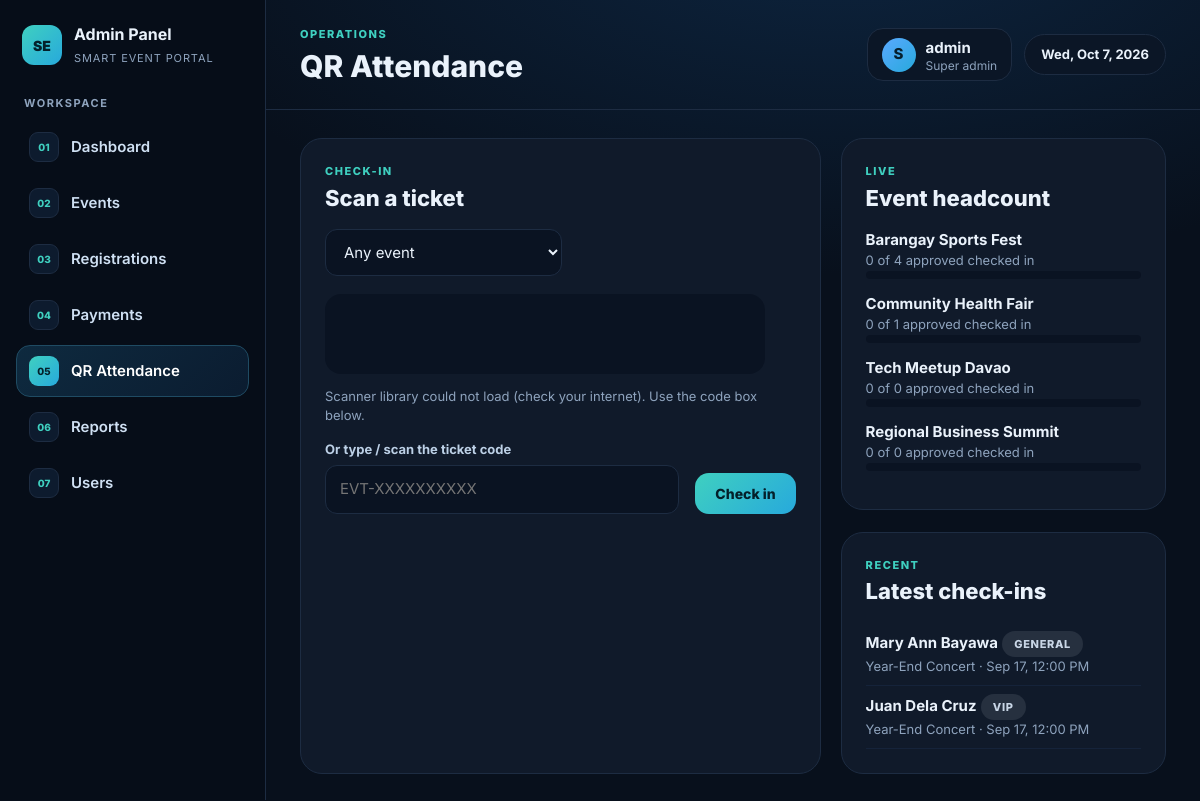
/admin/attendance.php (signed in), run on the app's committed database.
### tables this page shows
CREATE TABLE registrations (
  registration_id     INT AUTO_INCREMENT PRIMARY KEY,
  event_id            INT NOT NULL,
  user_id             INT NULL,
  attendee_name       VARCHAR(120) NOT NULL,
  email               VARCHAR(150) NOT NULL,
  phone               VARCHAR(40),
  ticket_type         ENUM('General','VIP') NOT NULL DEFAULT 'General',
  ticket_code         VARCHAR(30) NOT NULL UNIQUE,
  amount              DECIMAL(10,2) NOT NULL DEFAULT 0,
  payment_status      ENUM('Unpaid','Pending','Paid','Free','Refunded') NOT NULL DEFAULT 'Unpaid',
  registration_status ENUM('Pending','Approved','Rejected','Cancelled') NOT NULL DEFAULT 'Pending',
  attendance_status   ENUM('Not Attended','Attended') NOT NULL DEFAULT 'Not Attended',
  checked_in_at       DATETIME NULL,
  registration_date   TIMESTAMP DEFAULT CURRENT_TIMESTAMP,
  FOREIGN KEY (event_id) REFERENCES events(event_id) ON DELETE CASCADE,
  FOREIGN KEY (user_id)  REFERENCES users(id) ON DELETE SET NULL,
  INDEX (event_id, registration_status)
);

CREATE TABLE events (
  event_id    INT AUTO_INCREMENT PRIMARY KEY,
  event_name  VARCHAR(150) NOT NULL,
  description TEXT,
  event_date  DATE NOT NULL,
  event_time  TIME NOT NULL,
  location    VARCHAR(200) NOT NULL,
  capacity    INT NOT NULL DEFAULT 100,
  price       DECIMAL(10,2) NOT NULL DEFAULT 0,
  vip_price   DECIMAL(10,2) NOT NULL DEFAULT 0,
  status      ENUM('Upcoming','Ongoing','Completed','Cancelled') NOT NULL DEFAULT 'Upcoming',
  created_by  INT NULL,
  created_at  TIMESTAMP DEFAULT CURRENT_TIMESTAMP,
  FOREIGN KEY (created_by) REFERENCES users(id) ON DELETE SET NULL
);

### admin/attendance.php (the view, shortened to what this page needs)
<?php
require_once __DIR__ . '/../includes/layout.php';
$events = db()->query("SELECT event_id, event_name FROM events WHERE status IN ('Upcoming','Ongoing') ORDER BY event_date")->fetchAll();
$recent = db()->query("SELECT r.attendee_name, r.ticket_type, r.checked_in_at, e.event_name FROM registrations r JOIN events e ON e.event_id=r.event_id
                       WHERE r.attendance_status='Attended' ORDER BY r.checked_in_at DESC LIMIT 12")->fetchAll();
$cnt = db()->query("SELECT e.event_name, SUM(r.registration_status='Approved') ok, SUM(r.attendance_status='Attended') att FROM events e
                    LEFT JOIN registrations r ON r.event_id=e.event_id WHERE e.status IN ('Upcoming','Ongoing') GROUP BY e.event_id ORDER BY e.event_date")->fetchAll();
?>
<div class="grid-2">
  <div class="card">
    <div class="card-head"><div><div class="eyebrow">Check-in</div><h2>Scan a ticket</h2></div></div>
    <div class="toolbar"><select id="evfilter"><option value="0">Any event</option><?php foreach ($events as $e): ?><option value="<?= $e['event_id'] ?>"><?= h($e['event_name']) ?></option><?php endforeach; ?></select></div>
    <div id="reader"></div>
    <p class="muted small" id="camnote">Allow camera access when your browser asks. A USB barcode scanner also works: click the box below and scan.</p>
    <div class="form-grid" style="margin-top:14px;grid-template-columns:1fr auto;align-items:end">
      <div><label for="manual">Or type / scan the ticket code</label><input id="manual" placeholder="EVT-XXXXXXXXXX" autocomplete="off"></div>
      <button class="btn btn-primary" id="manualBtn" type="button">Check in</button>
    </div>
  </div>
  <div>
    <div class="card"><div class="card-head"><div><div class="eyebrow">Live</div><h2>Event headcount</h2></div></div>
      <?php foreach ($cnt as $c): ?><div style="margin-bottom:14px"><b><?= h($c['event_name']) ?></b><div class="muted small"><?= (int)$c['att'] ?> of <?= (int)$c['ok'] ?> approved checked in</div><?= bar((int)$c['att'], (int)$c['ok']) ?></div><?php endforeach; if (!$cnt) echo '<p class="muted">No active events.</p>'; ?></div>
    <div class="card"><div class="card-head"><div><div class="eyebrow">Recent</div><h2>Latest check-ins</h2></div></div>
      <?php foreach ($recent as $r): ?><div style="padding:8px 0;border-bottom:1px solid #15233a"><b><?= h($r['attendee_name']) ?></b> <?= badge($r['ticket_type']) ?><div class="muted small"><?= h($r['event_name']) ?> &middot; <?= date('M j, g:i A', strtotime($r['checked_in_at'])) ?></div></div><?php endforeach; if (!$recent) echo '<p class="muted">Nobody checked in yet.</p>'; ?></div>
  </div>
</div>

### config.php (shortened to what this page needs)
<?php
function db(): PDO {
    static $pdo = null;
    if ($pdo === null) {
        $pdo = new PDO(
            'mysql:host=' . DB_HOST . ';dbname=' . DB_NAME . ';charset=utf8mb4',
            DB_USER, DB_PASS,
            [
                PDO::ATTR_ERRMODE => PDO::ERRMODE_EXCEPTION,
                PDO::ATTR_DEFAULT_FETCH_MODE => PDO::FETCH_ASSOC,
                PDO::ATTR_EMULATE_PREPARES => false,
            ]
        );
    }
    return $pdo;
}
function h($v): string { return htmlspecialchars((string)$v, ENT_QUOTES, 'UTF-8'); }
function badge(string $text): string {
    $map = [
        'Approved'=>'b-green','Paid'=>'b-green','Free'=>'b-green','Verified'=>'b-green','Attended'=>'b-green','Upcoming'=>'b-blue','Ongoing'=>'b-green',
        'Pending'=>'b-amber','Unpaid'=>'b-amber','Not Attended'=>'b-gray','Completed'=>'b-gray',
        'Rejected'=>'b-red','Cancelled'=>'b-red','Refunded'=>'b-red',
    ];
    return '<span class="badge ' . ($map[$text] ?? '') . '">' . h($text) . '</span>';
}
function bar(int $taken, int $cap): string {
    $pct = $cap > 0 ? min(100, round($taken / $cap * 100)) : 0;
    return '<div class="bar"><i class="' . ($pct >= 100 ? 'full' : '') . '" style="width:' . $pct . '%"></i></div>';
}

### assets/style.css (style rules this page uses)
:root { --bg:#08101c; --side:#060d18; --card:#101a2a; --line:#1d2c42; --text:#eaf2fb; --muted:#8ea3bd; --teal:#3fd0c0; --cyan:#27a9dc; --blue:#5aa9ff; --amber:#f6c344; --red:#ff6b7a; --green:#4fd69c; --r:18px; }
* { box-sizing:border-box }
html,body { margin:0 }
body { background:radial-gradient(1200px 600px at 70% -10%,#0d2540 0,transparent 60%),var(--bg);color:var(--text); font-family:Inter,"Segoe UI",system-ui,sans-serif;font-size:15px;line-height:1.5;min-height:100vh }
h1,h2,h3 { margin:0;line-height:1.15 }
h2 { font-size:22px;font-weight:800 }
.eyebrow { font-size:11px;letter-spacing:.14em;text-transform:uppercase;font-weight:800;color:var(--teal);margin-bottom:6px }
.muted { color:var(--muted) }
.small { font-size:13px }
.btn { display:inline-flex;align-items:center;justify-content:center;gap:8px;border-radius:14px;padding:12px 20px;font-weight:800;font-size:14px;border:1px solid var(--line);background:#0d1a2b;color:var(--text);cursor:pointer;font-family:inherit }
.btn-primary { background:linear-gradient(135deg,var(--teal),var(--cyan));color:#04202a;border:0 }
.card { background:var(--card);border:1px solid var(--line);border-radius:22px;padding:24px;margin-bottom:22px }
.card-head { display:flex;justify-content:space-between;align-items:flex-start;gap:12px;margin-bottom:18px;flex-wrap:wrap }
.grid-2 { display:grid;grid-template-columns:1.6fr 1fr;gap:20px }
.toolbar { display:flex;gap:10px;flex-wrap:wrap;margin-bottom:18px;align-items:center }
label { display:block;font-size:13px;font-weight:700;color:#bcd0e6;margin-bottom:6px }
input,select,textarea { width:100%;background:#0a1322;border:1px solid var(--line);border-radius:12px;color:var(--text);padding:12px 14px;font:inherit }
.form-grid { display:grid;grid-template-columns:1fr 1fr;gap:16px }
.toolbar input,.toolbar select { width:auto;min-width:170px }
.badge { display:inline-block;padding:5px 12px;border-radius:999px;font-size:11px;font-weight:800;letter-spacing:.06em;text-transform:uppercase;background:#26303f;color:#c9d6e6;white-space:nowrap }
.bar { height:8px;border-radius:99px;background:#0a1322;overflow:hidden;min-width:90px }
#reader { width:100%;max-width:440px;border-radius:16px;overflow:hidden;background:#0a1322;min-height:80px }

### data on the page
registrations: attendee_name "Mary Ann Bayawa", ticket_type "GENERAL", event.event_name "Year-End Concert", checked_in_at "Sep 17, 12:00 PM"
registrations: attendee_name "Juan Dela Cruz", ticket_type "VIP", event.event_name "Year-End Concert", checked_in_at "Sep 17, 12:00 PM"

### other printed values
$label "Dashboard"
$label "Events"
$label "Registrations"
$label "Payments"
$label "QR Attendance"
$label "Reports"
$label "Users"
$title "QR Attendance"
$ini "S"
$u['username'] "admin"
$c['event_name'] "Barangay Sports Fest"
$c['att'] "0"
$c['ok'] "4"
$c['event_name'] "Community Health Fair"
$c['ok'] "1"
